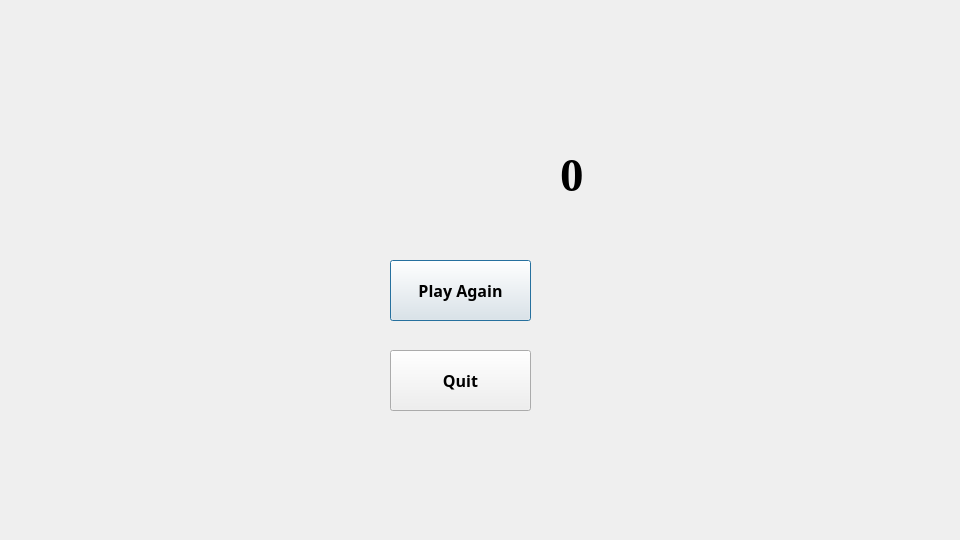
<?xml version="1.0" encoding="UTF-8"?>
<ui version="4.0">
 <class>Dialog</class>
 <widget class="QDialog" name="Dialog">
  <property name="geometry">
   <rect>
    <x>0</x>
    <y>0</y>
    <width>960</width>
    <height>540</height>
   </rect>
  </property>
  <property name="windowTitle">
   <string>Dialog</string>
  </property>
  <widget class="QLabel" name="labelScore">
   <property name="geometry">
    <rect>
     <x>560</x>
     <y>150</y>
     <width>61</width>
     <height>51</height>
    </rect>
   </property>
   <property name="font">
    <font>
     <family>Times New Roman</family>
     <pointsize>35</pointsize>
     <weight>75</weight>
     <bold>true</bold>
    </font>
   </property>
   <property name="text">
    <string>0</string>
   </property>
  </widget>
  <widget class="QLabel" name="label">
   <property name="geometry">
    <rect>
     <x>0</x>
     <y>-10</y>
     <width>961</width>
     <height>561</height>
    </rect>
   </property>
   <property name="text">
    <string/>
   </property>
   <property name="pixmap">
    <pixmap resource="res.qrc">:/image/endWindow.png</pixmap>
   </property>
  </widget>
  <widget class="QPushButton" name="pushButton">
   <property name="geometry">
    <rect>
     <x>390</x>
     <y>260</y>
     <width>141</width>
     <height>61</height>
    </rect>
   </property>
   <property name="font">
    <font>
     <family>Lucida Sans Unicode</family>
     <pointsize>12</pointsize>
     <weight>75</weight>
     <bold>true</bold>
    </font>
   </property>
   <property name="text">
    <string>Play Again</string>
   </property>
  </widget>
  <widget class="QPushButton" name="pushButton_2">
   <property name="geometry">
    <rect>
     <x>390</x>
     <y>350</y>
     <width>141</width>
     <height>61</height>
    </rect>
   </property>
   <property name="font">
    <font>
     <family>Lucida Sans Unicode</family>
     <pointsize>12</pointsize>
     <weight>75</weight>
     <bold>true</bold>
    </font>
   </property>
   <property name="text">
    <string>Quit</string>
   </property>
  </widget>
  <zorder>label</zorder>
  <zorder>labelScore</zorder>
  <zorder>pushButton</zorder>
  <zorder>pushButton_2</zorder>
 </widget>
 <resources>
  <include location="res.qrc"/>
 </resources>
 <connections/>
</ui>
